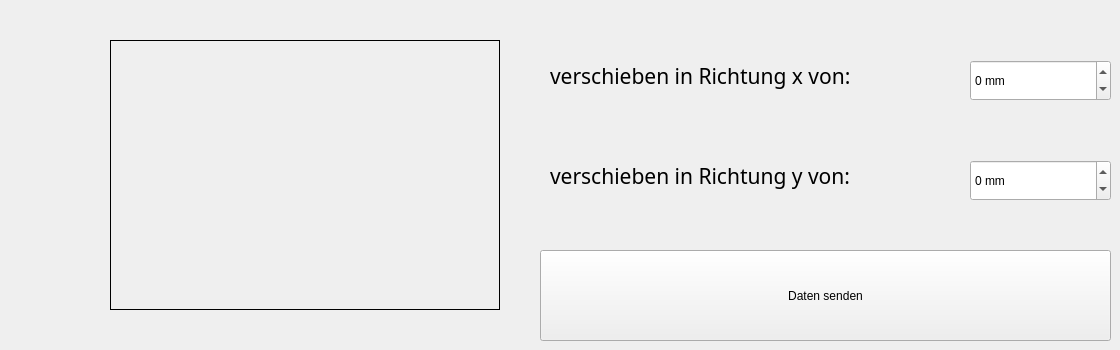
     <widget class="QWidget" name="Aufnahme">
      <attribute name="title">
       <string>Aufnahme</string>
      </attribute>
      <widget class="QPushButton" name="ButtonZurueck_2">
       <property name="geometry">
        <rect>
         <x>0</x>
         <y>140</y>
         <width>81</width>
         <height>81</height>
        </rect>
       </property>
       <property name="cursor">
        <cursorShape>PointingHandCursor</cursorShape>
       </property>
       <property name="text">
        <string/>
       </property>
       <property name="icon">
        <iconset resource="MainWindowResources.qrc">
         <normaloff>:/Misc/imgs/zurueck.png</normaloff>:/Misc/imgs/zurueck.png</iconset>
       </property>
       <property name="iconSize">
        <size>
         <width>81</width>
         <height>81</height>
        </size>
       </property>
       <property name="flat">
        <bool>true</bool>
       </property>
      </widget>
      <widget class="QLabel" name="ImageAufnahmePos">
       <property name="geometry">
        <rect>
         <x>110</x>
         <y>40</y>
         <width>390</width>
         <height>270</height>
        </rect>
       </property>
       <property name="frameShape">
        <enum>QFrame::Shape::Box</enum>
       </property>
       <property name="text">
        <string/>
       </property>
       <property name="pixmap">
        <pixmap resource="MainWindowResources.qrc">:/Aufnahme/imgs/Aufnahmepos.png</pixmap>
       </property>
       <property name="scaledContents">
        <bool>true</bool>
       </property>
      </widget>
      <widget class="QLabel" name="label_5">
       <property name="geometry">
        <rect>
         <x>550</x>
         <y>60</y>
         <width>411</width>
         <height>31</height>
        </rect>
       </property>
       <property name="font">
        <font>
         <family>RobotoMono Nerd Font</family>
         <pointsize>16</pointsize>
        </font>
       </property>
       <property name="cursor">
        <cursorShape>ArrowCursor</cursorShape>
       </property>
       <property name="whatsThis">
        <string>&lt;html&gt;&lt;head/&gt;&lt;body&gt;&lt;p&gt;Gibt die Verschiebung in Richtung x an.&lt;/p&gt;&lt;p&gt;min. -20mm&lt;/p&gt;&lt;p&gt;max.  20mm&lt;/p&gt;&lt;/body&gt;&lt;/html&gt;</string>
       </property>
       <property name="text">
        <string>verschieben in Richtung x von:</string>
       </property>
      </widget>
      <widget class="QLabel" name="label_6">
       <property name="geometry">
        <rect>
         <x>550</x>
         <y>160</y>
         <width>411</width>
         <height>31</height>
        </rect>
       </property>
       <property name="font">
        <font>
         <family>RobotoMono Nerd Font</family>
         <pointsize>16</pointsize>
        </font>
       </property>
       <property name="cursor">
        <cursorShape>ArrowCursor</cursorShape>
       </property>
       <property name="whatsThis">
        <string>&lt;html&gt;&lt;head/&gt;&lt;body&gt;&lt;p&gt;Gibt die Verschiebung in Richtung y an.&lt;/p&gt;&lt;p&gt;min. -20mm&lt;/p&gt;&lt;p&gt;max. 20mm&lt;/p&gt;&lt;/body&gt;&lt;/html&gt;</string>
       </property>
       <property name="text">
        <string>verschieben in Richtung y von:</string>
       </property>
      </widget>
      <widget class="QSpinBox" name="EingabeVerschiebungX">
       <property name="geometry">
        <rect>
         <x>970</x>
         <y>60</y>
         <width>141</width>
         <height>41</height>
        </rect>
       </property>
       <property name="suffix">
        <string> mm</string>
       </property>
       <property name="minimum">
        <number>-20</number>
       </property>
       <property name="maximum">
        <number>20</number>
       </property>
      </widget>
      <widget class="QSpinBox" name="EingabeVerschiebungY">
       <property name="geometry">
        <rect>
         <x>970</x>
         <y>160</y>
         <width>141</width>
         <height>41</height>
        </rect>
       </property>
       <property name="suffix">
        <string> mm</string>
       </property>
       <property name="minimum">
        <number>-20</number>
       </property>
       <property name="maximum">
        <number>20</number>
       </property>
      </widget>
      <widget class="QPushButton" name="ButtonDatenSenden_2">
       <property name="geometry">
        <rect>
         <x>540</x>
         <y>250</y>
         <width>571</width>
         <height>91</height>
        </rect>
       </property>
       <property name="cursor">
        <cursorShape>PointingHandCursor</cursorShape>
       </property>
       <property name="text">
        <string>Daten senden</string>
       </property>
      </widget>
     </widget>
